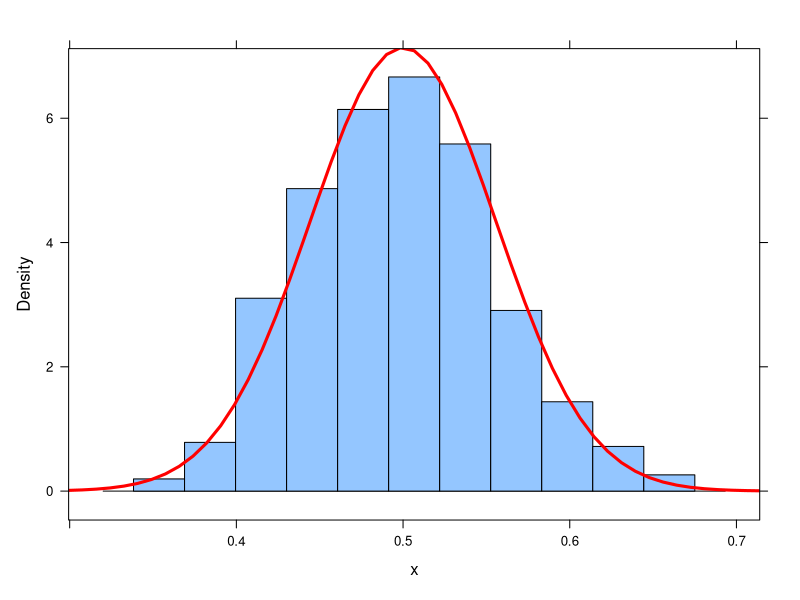
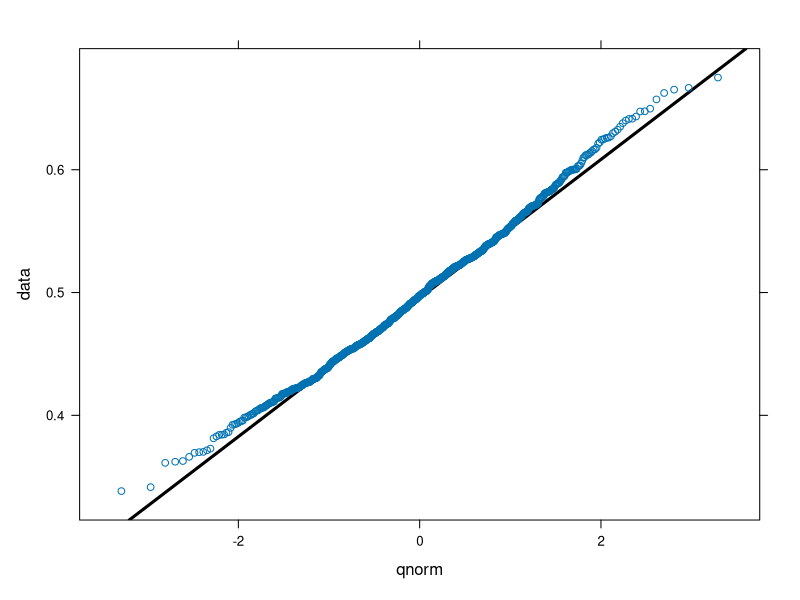
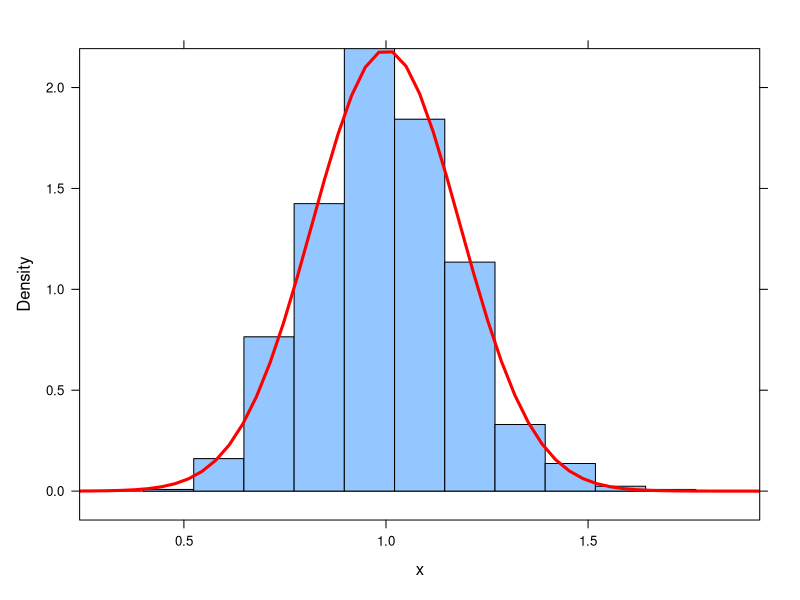
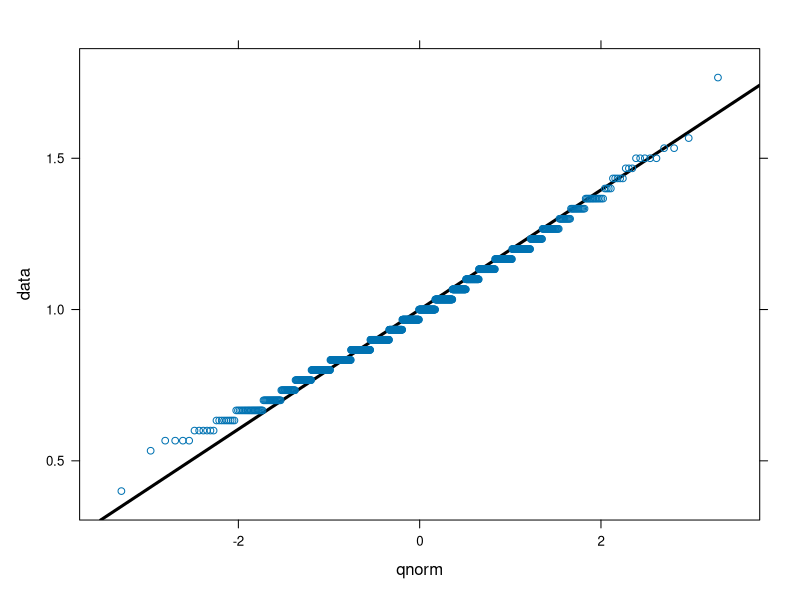
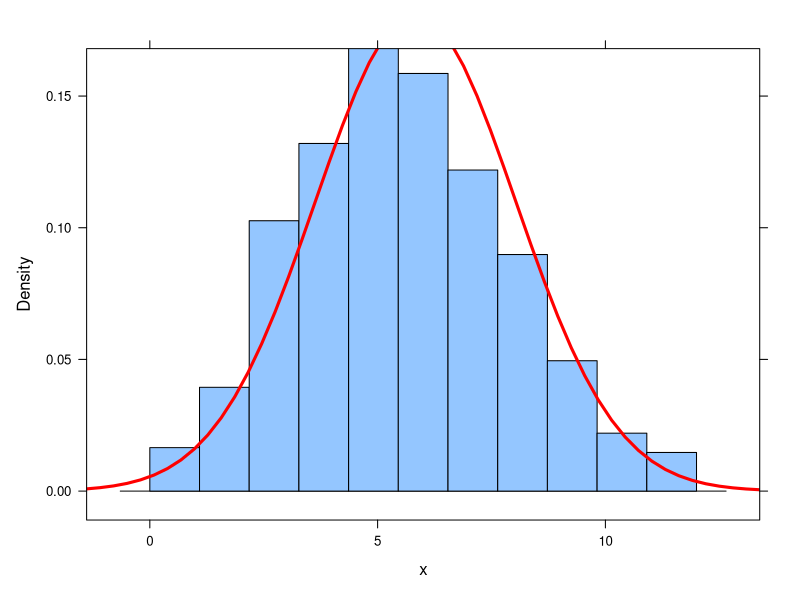
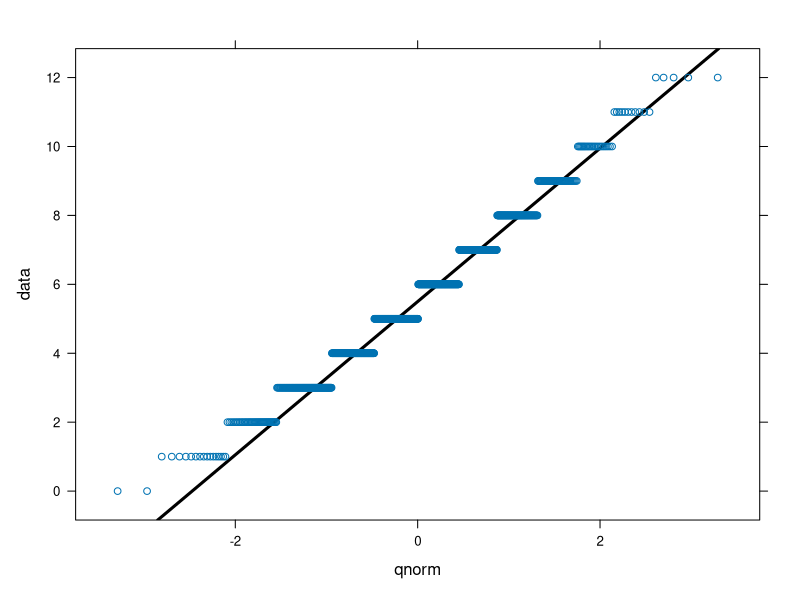

Source code (R) for these figures, in order:
## ---- Setup
library(lattice)
library(xtable)
avg_sd_rpt <- function(x){
  ind <- x[1,1]
  avg <- mean(x[,2])
  stddev <- sd(x[,2])
  c(ind, avg, stddev)
}
final_rpt <- function(x, avg, std){
  ret <- do.call(rbind, lapply(x, function(y) c(y[1], y[2], avg, y[3], std/sqrt(y[1]))))
  colnames(ret) <- c('n', 'Sample Mean', 'Theoretical Mean', 'Sample Std Dev', 'Theoretical Std Dev')
  ret
}
dice_final_rpt <- function(x, avg){
  ret <- do.call(rbind, lapply(x, function(y) c(y[1], y[2], avg*y[1], y[3], sqrt(avg*y[1]*(1-avg)))))
  colnames(ret) <- c('n', 'Sample Mean', 'Theoretical Mean', 'Sample Std Dev', 'Theoretical Std Dev')
  ret
}
my_histogram <- function(x, avg, std){
  histogram(x,
            panel = function(x){
              panel.histogram(x, breaks=NULL)
              panel.mathdensity(dmath = dnorm, col = "red", args = list(mean=avg,sd=std), lwd=3)
            },
            type="density")
}
my_qqwithline <- function(data, title=NULL){
  qqmath(data,
         panel = function(x) {
           panel.qqmathline(x, distribution = qnorm, lwd=3)
           panel.qqmath(x)
         },
         main=title)
}
exp_clt <- function(n,rate=2,s=1000){
  data.vec <- rexp(s*n, rate)
  data.mat <- matrix(data.vec, ncol = n)
  avgs <- apply(data.mat, 1, mean)
  matrix(c(rep(n,s),avgs),s,2)
}
pois_clt <- function(n,lambda=1,s=1000){
  data.vec <- rpois(s*n, lambda)
  data.mat <- matrix(data.vec, ncol = n)
  avgs <- apply(data.mat, 1, mean)
  matrix(c(rep(n,s),avgs),s,2)
}
dice_clt <- function(n,side=2,s=1000){
  data.vec <- sample(6, n*s, replace=T)
  data.mat <- matrix(data.vec, ncol = n)
  avgs <- apply(data.mat, 1, function(x)sum(x==side))
  matrix(c(rep(n,s),avgs),s,2)
}
## ---- 4
sample_sizes <- c(1,5,seq(10,90,10))
x <- lapply(sample_sizes, exp_clt)
t <- lapply(x,avg_sd_rpt)
f <- final_rpt(t, .5, .5)
## ---- 4_table
print(xtable(f, digits=c(1,0,3,1,3,3)), include.rownames=FALSE, add.to.row = list(pos = list(10), command = rep("\\rowcolor[gray]{0.75}",1)))
## ---- 4_graphs
# At n=80 the graph looks the most normal
my_histogram(x[[10]][,2], f[10,3], f[10,5])
my_qqwithline(x[[10]][,2])
## ---- 5
sample_sizes <- c(1,2,5,seq(10,50,10))
x <- lapply(sample_sizes, pois_clt)
t <- lapply(x,avg_sd_rpt)
f <- final_rpt(t, 1, 1)
## ---- 5_table
print(xtable(f, digits=c(1,0,3,1,3,3)), include.rownames=FALSE, add.to.row = list(pos = list(6), command = rep("\\rowcolor[gray]{0.75}",1)))
## ---- 5_graphs
# At n=30 the graph looks the most normal
my_histogram(x[[6]][,2], f[6,3], f[6,5])
my_qqwithline(x[[6]][,2])
## ---- 6
sample_sizes <- c(1,2,seq(5,35,5))
x <- lapply(sample_sizes, dice_clt)
t <- lapply(x,avg_sd_rpt)
f <- dice_final_rpt(t, 0.166666)
## ---- 6_table
print(xtable(f, digits=c(1,0,3,3,3,3)), include.rownames=FALSE, add.to.row = list(pos = list(8), command = rep("\\rowcolor[gray]{0.75}",1)))
## ---- 6_graphs
# At n=30 the graph looks the most normal
my_histogram(x[[9]][,2], f[9,3], f[9,5])
my_qqwithline(x[[9]][,2])
